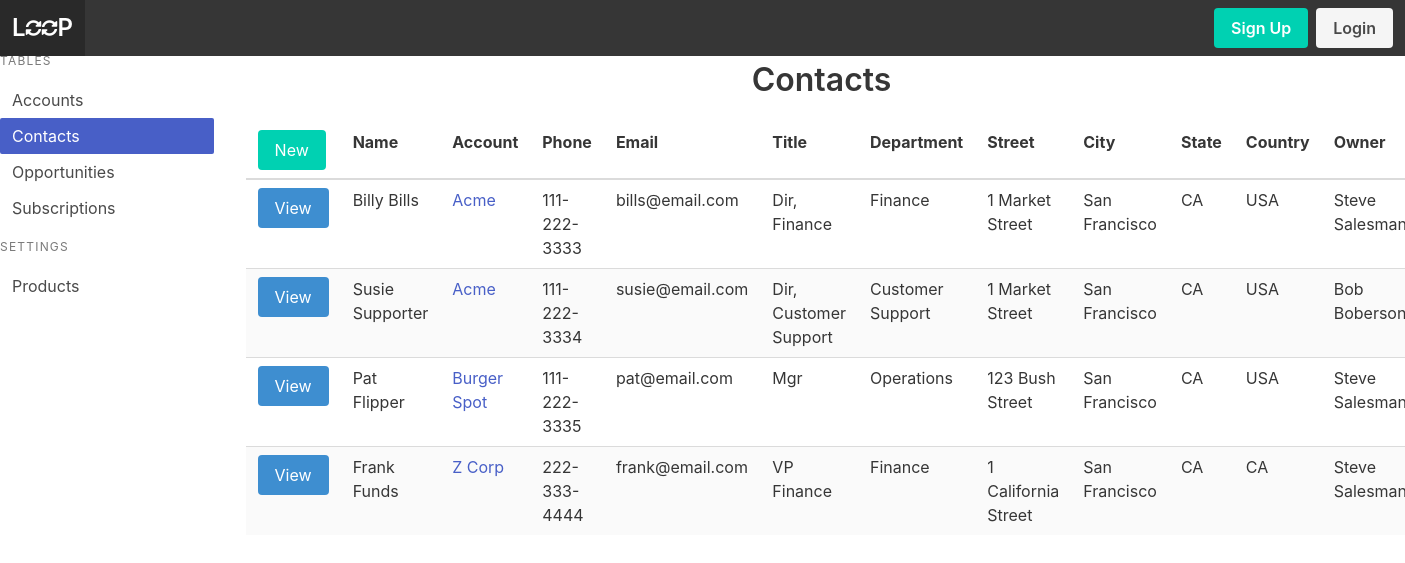
/contact/r, run on the app's committed database.
### models.py (models this page shows, shortened)
class Contact(Model):
    account = ForeignKeyField(model=Account, null=True, backref='contact')
    owner = ForeignKeyField(model=User, null=True, backref='owner')
    created_by = ForeignKeyField(model=User, null=True, backref='creator')
    first_name = CharField()
    last_name = CharField()
    title = CharField()
    department = CharField()
    street = CharField()
    city = CharField()
    state = CharField()
    country = CharField()
    phone = CharField()
    email = CharField()
    class Meta:
        database = DATABASE

class Account(Model):
    name = CharField()
    owner = ForeignKeyField(model=User, null=True, backref='owner')
    created_by = ForeignKeyField(model=User, null=True, backref='creator')
    account_type = CharField()
    street = CharField()
    city = CharField()
    state = CharField()
    country = CharField()
    website = CharField()
    mrr = DecimalField()
    arr = DecimalField()
    class Meta:
        database = DATABASE

class User(UserMixin, Model):
    username = CharField(unique=True)
    fullname = CharField()
    email = CharField(unique=True)
    password = CharField(max_length=100)
    joined_at = DateTimeField(default=datetime.datetime.now)
    is_admin = BooleanField(default=False)
    class Meta:
        database = DATABASE

### app.py (the view)
@app.route('/contact', methods=['GET'])
@app.route('/contact/', methods=['GET'])
@app.route('/contact/r', methods=['GET'])
@app.route('/contact/<contactid>', methods=['GET'])
@app.route('/contact/<contactid>/', methods=['GET'])
@app.route('/contact/<contactid>/r', methods=['GET'])
def contact(contactid=None):
    contacts = models.Contact.select()
    title = 'Contacts'
    if contactid != None:
        contact = models.Contact.select().where(models.Contact.id == contactid).get()
        title = 'Contact Details'
        return render_template('contact-detail.html', contact=contact, user=g.user._get_current_object(), title=title)
    return render_template('contact.html', contacts=contacts, title=title)

### app.py (called while the page is built)
@app.before_request
def before_request():
    g.db = models.DATABASE
    g.db.connect()
    g.user = current_user

@app.after_request
def after_request(response):
    g.db.close()
    return response

### templates/contact.html (shortened to what this page needs)
{% extends 'index.html' %}
{% from 'macros.html' import render_contact %}
{% block content %}
<div class='container'>
    <table class="table is-fullwidth is-hoverable is-striped">
        <thead>
            <tr>
                <td><a class='button is-primary' href="{{url_for('create_contact')}}">New</a></td>
                <th>Name</th>
                <th>Account</th>
                <th>Phone</th>
                <th>Email</th>
                <th>Title</th>
                <th>Department</th>
                <th>Street</th>
                <th>City</th>
                <th>State</th>
                <th>Country</th>
                <th>Owner</th>
            </tr>
        </thead>
        <tbody>
            {% for contact in contacts %}
                {{ render_contact(contact) }}
            {% endfor %}
        </tbody>
    </table>
</div>
{% endblock %}

### templates/macros.html (shortened to what this page needs)
{% macro render_contact(contact) %}
    <tr>
        <td><a class='button is-info' href="{{url_for('contact', contactid=contact.id)}}">View</a></td>
        <td>{{contact.first_name + ' ' + contact.last_name}}</td>
        <td>{% if contact.account %}<a href="{{url_for('account', accountid=contact.account.id)}}">{{contact.account.name}}</a>{% endif %}</td>
        <td>{{contact.phone}}</td>
        <td>{{contact.email}}</td>
        <td>{{contact.title}}</td>
        <td>{{contact.department}}</td>
        <td>{{contact.street}}</td>
        <td>{{contact.city}}</td>
        <td>{{contact.state}}</td>
        <td>{{contact.country}}</td>
        <td>{% if contact.owner %}{{contact.owner.fullname}}{% endif %}</td>
    </tr>
{% endmacro %}

### data on the page
Contact: first_name+last_name "Billy Bills", account.name "Acme", phone "111-222-3333", email "bills@email.com", title "Dir, Finance", department "Finance", street "1 Market Street", city "San Francisco", state "CA", country "USA", owner.fullname "Steve…"
Contact: first_name+last_name "Susie Supporter", account.name "Acme", phone "111-222-3334", email "susie@email.com", title "Dir, Customer Support", department "Customer Support", street "1 Market Street", city "San Francisco", state "CA", country "USA", owner.fullname "Bob Boberson"
Contact: first_name+last_name "Pat Flipper", account.name "Burger Spot", phone "111-222-3335", email "pat@email.com", title "Mgr", department "Operations", street "123 Bush Street", city "San Francisco", state "CA", country "USA", owner.fullname "Steve…"
Contact: first_name+last_name "Frank Funds", account.name "Z Corp", phone "222-333-4444", email "frank@email.com", title "VP Finance", department "Finance", street "1 California Street", city "San Francisco", state "CA", country "CA", owner.fullname "Steve…"

### other printed values
{{ title }} "Contacts"
